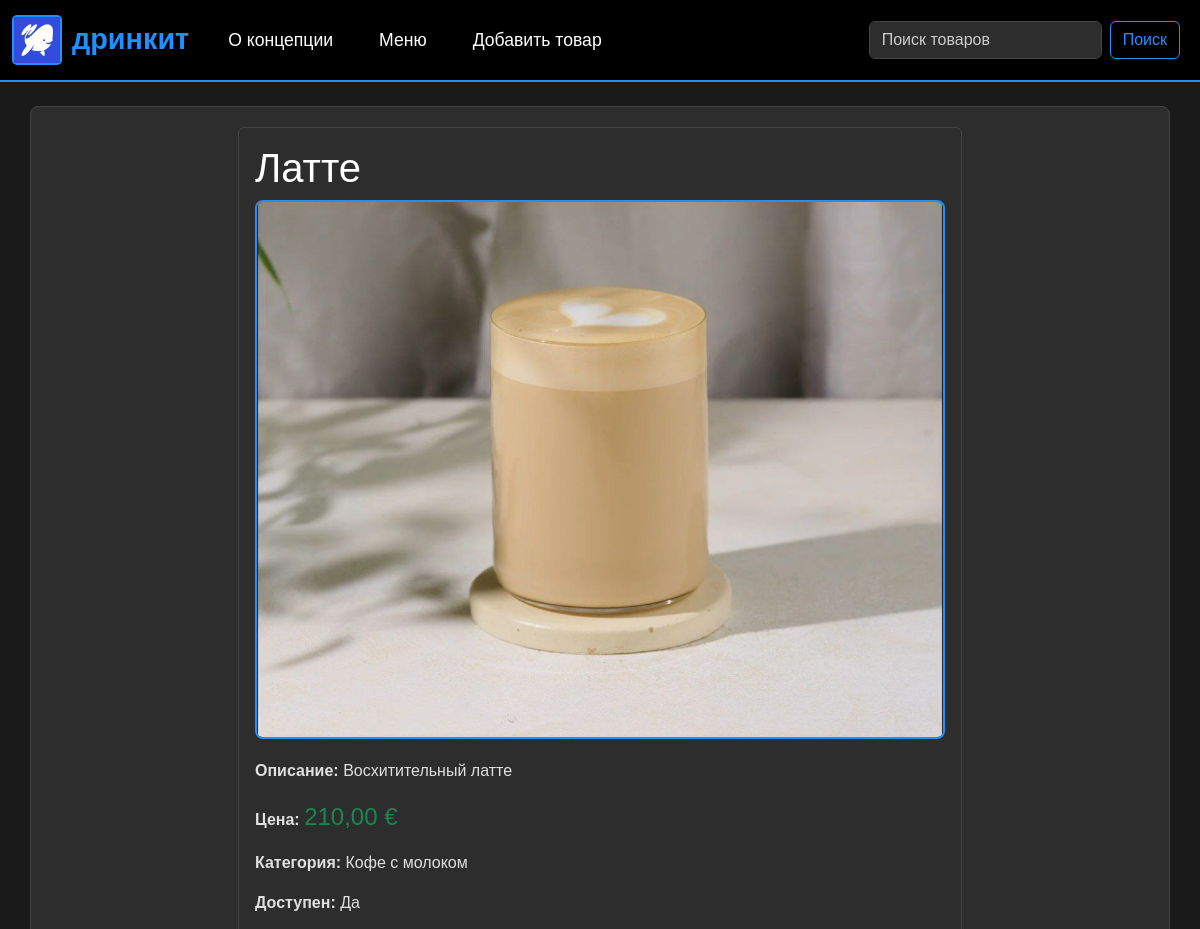
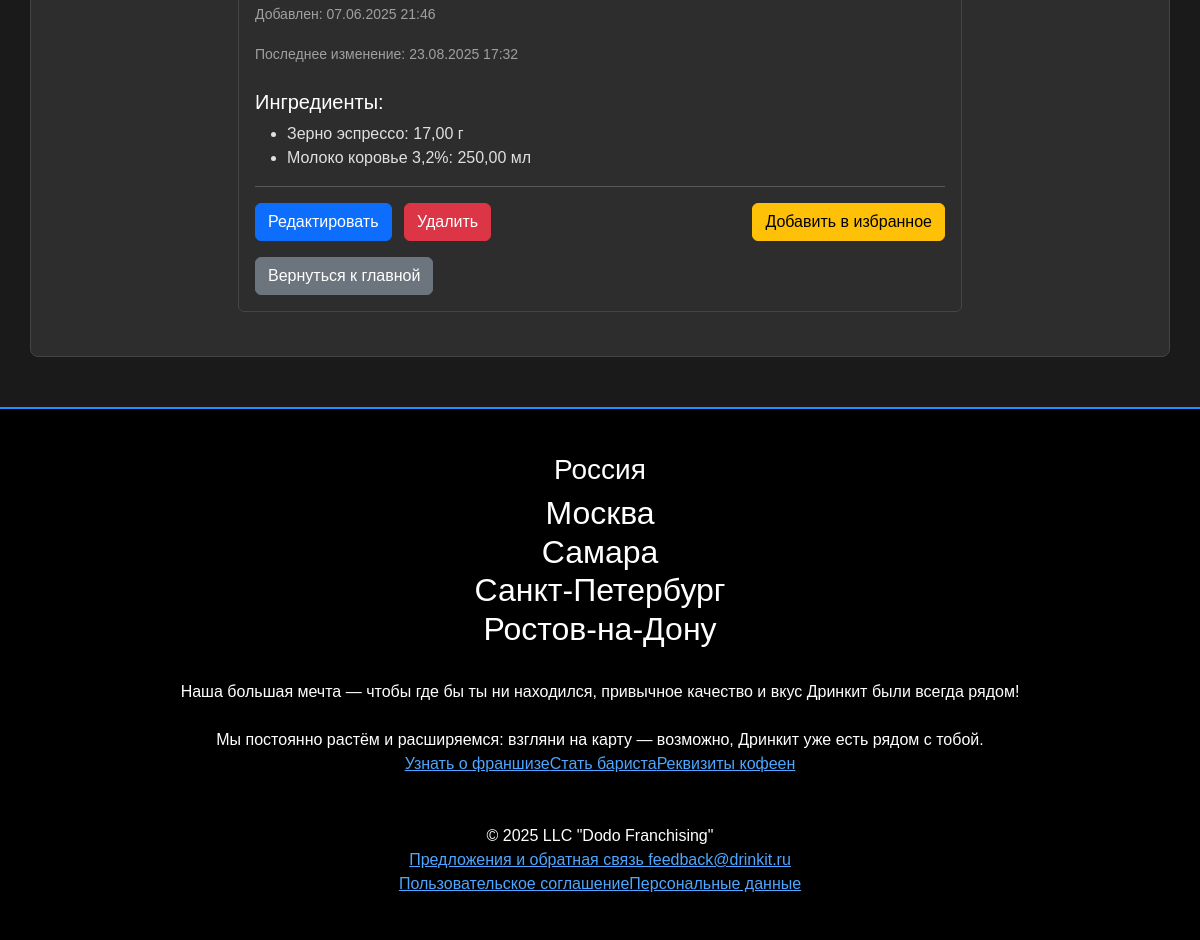
/product/38/, run on the app's committed database (2 pictures, top to bottom).
### main/models.py (models this page shows, shortened)
class Product(models.Model):
    name = models.CharField(max_length=200, verbose_name="Название товара")
    name_en = models.CharField(max_length=200, blank=True, null=True, verbose_name="Название товара (англ.)")
    description = models.TextField(verbose_name="Описание")
    price = models.DecimalField(max_digits=10, decimal_places=2, verbose_name="Цена")
    category = models.ForeignKey(Category, on_delete=models.SET_NULL, null=True, related_name='products', verbose_name="Категория")
    image = models.ImageField(upload_to='products/', blank=True, null=True, verbose_name="Изображение товара")
    is_available = models.BooleanField(default=True, verbose_name="Доступен")
    created_at = models.DateTimeField(auto_now_add=True, verbose_name="Дата добавления")
    updated_at = models.DateTimeField(auto_now=True, verbose_name="Дата последнего изменения")
    class Meta:
        verbose_name = "Товар"
        verbose_name_plural = "Товары"
        ordering = ['name']

class Category(models.Model):
    name = models.CharField(max_length=100, unique=True, verbose_name="Название категории")
    description = models.TextField(blank=True, verbose_name="Описание категории")
    created_at = models.DateTimeField(auto_now_add=True, verbose_name="Дата создания")
    updated_at = models.DateTimeField(auto_now=True, verbose_name="Дата последнего изменения")
    class Meta:
        verbose_name = "Категория"
        verbose_name_plural = "Категории"
        ordering = ['name']

class ProductIngredient(models.Model):
    product = models.ForeignKey(Product, on_delete=models.CASCADE, verbose_name="Товар")
    ingredient = models.ForeignKey(Ingredient, on_delete=models.CASCADE, verbose_name="Ингредиент")
    quantity = models.DecimalField(max_digits=10, decimal_places=2, verbose_name="Количество")
    created_at = models.DateTimeField(auto_now_add=True, verbose_name="Дата создания")
    updated_at = models.DateTimeField(auto_now=True, verbose_name="Дата последнего изменения")
    class Meta:
        unique_together = ('product', 'ingredient')
        verbose_name = "Состав товара"
        verbose_name_plural = "Состав товаров"
        ordering = ['product', 'ingredient']

class Ingredient(models.Model):
    name = models.CharField(max_length=100, unique=True, verbose_name="Название ингредиента")
    description = models.TextField(blank=True, verbose_name="Описание ингредиента")
    unit = models.CharField(max_length=50, verbose_name="Единица измерения")
    created_at = models.DateTimeField(auto_now_add=True, verbose_name="Дата создания")
    updated_at = models.DateTimeField(auto_now=True, verbose_name="Дата последнего изменения")
    class Meta:
        verbose_name = "Ингредиент"
        verbose_name_plural = "Ингредиенты"
        ordering = ['name']

### main/views.py (the view)
# urls.py: path('product/<int:product_id>/', views.product_detail, name='product_detail'),
def product_detail(request, product_id):
    product = get_object_or_404(Product, pk=product_id)
    ingredients = product.productingredient_set.all()
    is_favorite = False
    if request.user.is_authenticated:
        customer, created = Customer.objects.get_or_create(email=request.user.email) # Пример создания/получения Customer из User
        is_favorite = FavoriteProduct.objects.filter(customer=customer, product=product).exists()
    return render(request, 'main/product_detail.html', {'product': product, 'ingredients': ingredients, 'is_favorite': is_favorite})

### main/templates/main/product_detail.html (shortened to what this page needs)
{% extends 'base.html' %}
{% load static %}
{% block content %}
<div class="row">
    <div class="col-md-8 offset-md-2">
        <div class="card mb-4">
            <div class="card-body">
                <h1 class="card-title">{{ product.name }}</h1>
                {% if product.image %}
                    <img src="{{ product.image.url }}" class="product-detail-img img-fluid" alt="{{ product.name }}">
                {% endif %}
                <p class="card-text"><strong>Описание:</strong> {{ product.description|linebreaksbr }}</p>
                <p class="card-text"><strong>Цена:</strong> <span class="text-success fs-4">{{ product.price }} €</span></p>
                <p class="card-text"><strong>Категория:</strong> {{ product.category.name }}</p>
                <p class="card-text"><strong>Доступен:</strong> {% if product.is_available %}Да{% else %}Нет{% endif %}</p>
                <p class="card-text"><small class="text-muted">Добавлен: {{ product.created_at|date:"d.m.Y H:i" }}</small></p>
                <p class="card-text"><small class="text-muted">Последнее изменение: {{ product.updated_at|date:"d.m.Y H:i" }}</small></p>
                {% if ingredients %}
                    <h5 class="mt-4">Ингредиенты:</h5>
                    <ul>
                        {% for pi in ingredients %}
                            <li>{{ pi.ingredient.name }}: {{ pi.quantity }} {{ pi.ingredient.unit }}</li>
                        {% endfor %}
                    </ul>
                {% endif %}
                <hr>
                <div class="d-flex justify-content-between align-items-center">
                    <div>
                        <a href="{% url 'product_edit' product.id %}" class="btn btn-primary me-2">Редактировать</a>
                        <a href="{% url 'product_delete' product.id %}" class="btn btn-danger">Удалить</a>
                    </div>
                    <div>
                        <form action="{% url 'add_to_favorites' product.id %}" method="post" style="display:inline;">
                            <button type="submit" class="btn btn-warning">
                                {% if is_favorite %}Уже в избранном{% else %}Добавить в избранное{% endif %}
                            </button>
                        </form>
                    </div>
                </div>
                <a href="{% url 'home' %}" class="btn btn-secondary mt-3">Вернуться к главной</a>
            </div>
        </div>
    </div>
</div>
{% endblock %}

### templates/base.html (style rules this page uses)
body { background-color: #1a1a1a; color: #ffffff; font-family: Arial, sans-serif; }
.product-detail-img { max-width: 100%; height: auto; border-radius: 8px; margin-bottom: 20px; border: 2px solid #1e90ff; }
h1, h2, h3, h4, h5, h6 { color: #ffffff !important; }
p, li, span { color: #e0e0e0; }
a { color: #4da6ff; }
.card { background-color: #2d2d2d !important; border: 1px solid #444 !important; }
.card-title, .card-header h5, .card-header h4, .card-header h3 { color: #ffffff !important; }
.card-body, .card-text { color: #e0e0e0 !important; }
h1, h2, h3, h4, h5, h6, .h1, .h2, .h3, .h4, .h5, .h6 { color: #ffffff !important; }
.text-muted { color: #a0a0a0 !important; }
body, .container, .row, .col { color: #e0e0e0 !important; }

### data on the page
Product: name "Латте", image (picture), description "Восхитительный латте", price "210,00", category.name "Кофе с молоком", created_at "07.06.2025 21:46", updated_at "23.08.2025 17:32"
ProductIngredient: ingredient.name "Зерно эспрессо", quantity "17,00", ingredient.unit "г"
ProductIngredient: ingredient.name "Молоко коровье 3,2%", quantity "250,00", ingredient.unit "мл"
